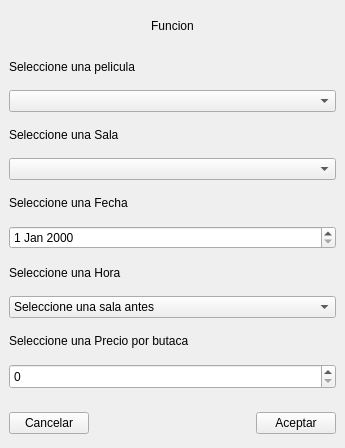
<?xml version="1.0" encoding="UTF-8"?>
<ui version="4.0">
 <class>AgregarFuncion</class>
 <widget class="QWidget" name="AgregarFuncion">
  <property name="geometry">
   <rect>
    <x>0</x>
    <y>0</y>
    <width>345</width>
    <height>448</height>
   </rect>
  </property>
  <property name="windowTitle">
   <string>AgregarFuncion</string>
  </property>
  <layout class="QVBoxLayout" name="verticalLayout">
   <property name="spacing">
    <number>0</number>
   </property>
   <property name="leftMargin">
    <number>0</number>
   </property>
   <property name="topMargin">
    <number>0</number>
   </property>
   <property name="rightMargin">
    <number>0</number>
   </property>
   <property name="bottomMargin">
    <number>0</number>
   </property>
   <item>
    <widget class="QWidget" name="widget" native="true">
     <property name="styleSheet">
      <string notr="true">font: 12pt &quot;MS Shell Dlg 2&quot;;</string>
     </property>
     <layout class="QVBoxLayout" name="verticalLayout_2">
      <property name="spacing">
       <number>0</number>
      </property>
      <property name="leftMargin">
       <number>0</number>
      </property>
      <property name="topMargin">
       <number>0</number>
      </property>
      <property name="rightMargin">
       <number>0</number>
      </property>
      <property name="bottomMargin">
       <number>0</number>
      </property>
      <item>
       <widget class="QWidget" name="widget_2" native="true">
        <layout class="QVBoxLayout" name="verticalLayout_3">
         <item>
          <widget class="QLabel" name="label">
           <property name="styleSheet">
            <string notr="true">font: 16pt &quot;MS Shell Dlg 2&quot;;</string>
           </property>
           <property name="text">
            <string>Funcion</string>
           </property>
           <property name="alignment">
            <set>Qt::AlignCenter</set>
           </property>
          </widget>
         </item>
         <item>
          <widget class="QLabel" name="label_2">
           <property name="text">
            <string>Seleccione una pelicula</string>
           </property>
          </widget>
         </item>
         <item>
          <widget class="QComboBox" name="comboBox_pelicula"/>
         </item>
         <item>
          <widget class="QLabel" name="label_3">
           <property name="text">
            <string>Seleccione una Sala</string>
           </property>
          </widget>
         </item>
         <item>
          <widget class="QComboBox" name="comboBox_sala"/>
         </item>
         <item>
          <widget class="QLabel" name="label_4">
           <property name="text">
            <string>Seleccione una Fecha</string>
           </property>
          </widget>
         </item>
         <item>
          <widget class="QDateEdit" name="Fecha"/>
         </item>
         <item>
          <widget class="QLabel" name="label_5">
           <property name="text">
            <string>Seleccione una Hora </string>
           </property>
          </widget>
         </item>
         <item>
          <widget class="QComboBox" name="comboBox_Hora">
           <item>
            <property name="text">
             <string>Seleccione una sala antes</string>
            </property>
           </item>
          </widget>
         </item>
         <item>
          <widget class="QLabel" name="label_6">
           <property name="text">
            <string>Seleccione una Precio por butaca</string>
           </property>
          </widget>
         </item>
         <item>
          <widget class="QSpinBox" name="Precio">
           <property name="minimumSize">
            <size>
             <width>25</width>
             <height>25</height>
            </size>
           </property>
           <property name="maximum">
            <number>999999999</number>
           </property>
          </widget>
         </item>
        </layout>
       </widget>
      </item>
      <item>
       <widget class="QWidget" name="widget_3" native="true">
        <property name="maximumSize">
         <size>
          <width>16777215</width>
          <height>50</height>
         </size>
        </property>
        <layout class="QHBoxLayout" name="horizontalLayout_2">
         <item>
          <layout class="QHBoxLayout" name="horizontalLayout">
           <item>
            <widget class="QPushButton" name="btn_cancelar">
             <property name="text">
              <string>Cancelar</string>
             </property>
            </widget>
           </item>
           <item>
            <spacer name="horizontalSpacer">
             <property name="orientation">
              <enum>Qt::Horizontal</enum>
             </property>
             <property name="sizeHint" stdset="0">
              <size>
               <width>40</width>
               <height>20</height>
              </size>
             </property>
            </spacer>
           </item>
           <item>
            <widget class="QPushButton" name="btn_aceptar">
             <property name="text">
              <string>Aceptar</string>
             </property>
            </widget>
           </item>
          </layout>
         </item>
        </layout>
       </widget>
      </item>
     </layout>
    </widget>
   </item>
  </layout>
 </widget>
 <resources/>
 <connections/>
</ui>
